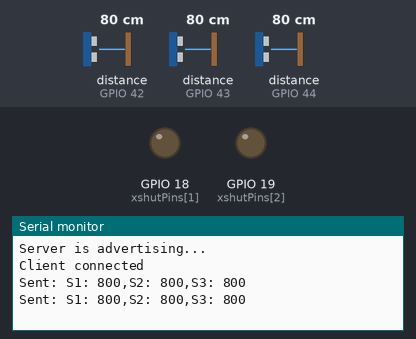
Simulated run of this sketch. Board: ESP32. Shown: output pins drawn as LEDs (lit = HIGH), the last lines printed to the serial monitor. Inputs (shaded band) come from the test bench; at power-on: distance to the obstacle (sensors on GPIO 42, GPIO 43, GPIO 44) 80 cm. Nothing arrives over Bluetooth unless stated; a phone connects over Bluetooth LE 3 s after start.

Above: at 5.2 s.
5.3 s: distance to the obstacle (sensor on GPIO 42) set to 2 cm
At 7.0 s:
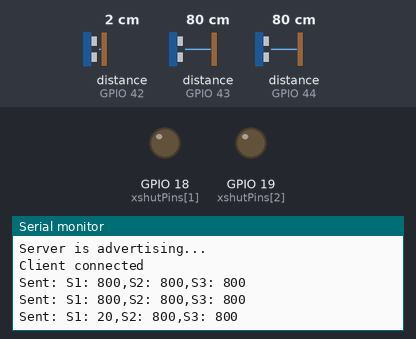
7.5 s: distance to the obstacle (sensor on GPIO 43) set to 2 cm
At 8.0 s:
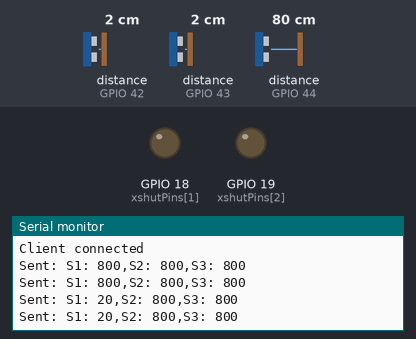
9.7 s: distance to the obstacle (sensor on GPIO 44) set to 2 cm
At 11.3 s:
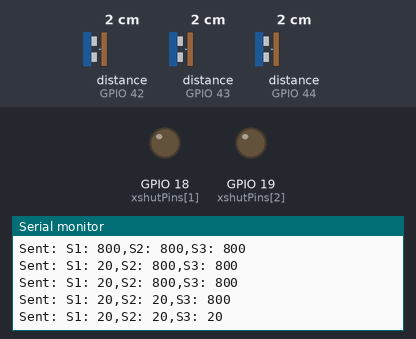
11.9 s: distance to the obstacle (sensor on GPIO 42) set to 4 cm
At 11.9 s:
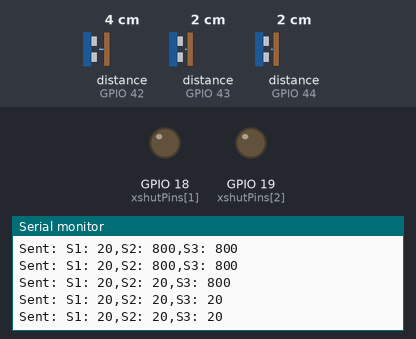
14.1 s: distance to the obstacle (sensor on GPIO 43) set to 4 cm
At 15.7 s:
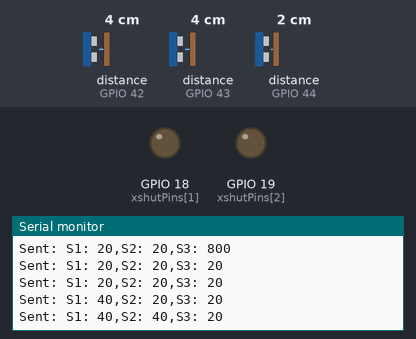
16.3 s: distance to the obstacle (sensor on GPIO 44) set to 4 cm
At 17.8 s:
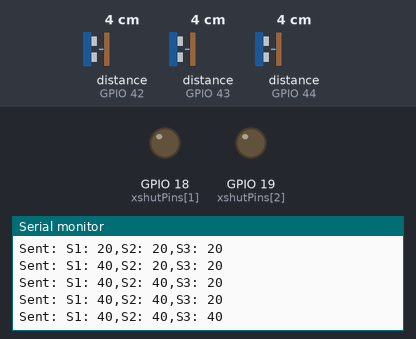
Timing chart, 0 to 19.3 s (numbered marks = the images above; inputs shaded):
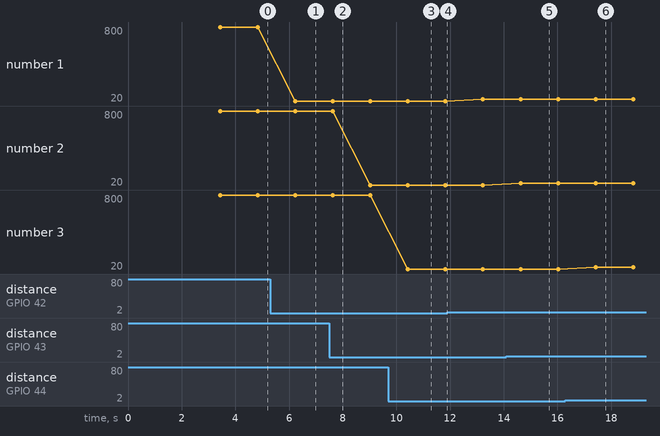

The sketch:

BLE_Server_TOF.ino
```cpp
#include <BLEDevice.h>
#include <BLEServer.h>
#include <BLEUtils.h>
#include <BLE2902.h>


//TOF SENSOR HEADERS FROM LIBRARY
#include <Wire.h>
#include <VL53L1X.h>


//TOF LASER SENSORS
// The number of sensors in your system.
const uint8_t sensorCount = 3;

// The Arduino pin connected to the XSHUT pin of each sensor.
const uint8_t xshutPins[sensorCount] = { 5, 18, 19 };

VL53L1X sensors[sensorCount];


//BLE
#define SERVICE_UUID        "12345678-1234-1234-1234-1234567890ab"
#define CHARACTERISTIC_UUID "abcdefab-1234-1234-1234-abcdefabcdef"

BLECharacteristic *pCharacteristic;
bool deviceConnected = false;

class MyServerCallbacks: public BLEServerCallbacks {
  void onConnect(BLEServer* pServer) {
    deviceConnected = true;
    Serial.println("Client connected");
  }

  void onDisconnect(BLEServer* pServer) {
    deviceConnected = false;
    Serial.println("Client disconnected");
  }
};

void setup() {
  Serial.begin(115200);

//TOF SENSOR SETUP /////////
 //Set Wires (SDA, SCL, FREQ)
  Wire.begin(21,22);
  Wire.setClock(400000); // use 400 kHz I2C

  // Disable/reset all sensors by driving their XSHUT pins low.
  for (uint8_t i = 0; i < sensorCount; i++)
  {
    pinMode(xshutPins[i], OUTPUT);
    digitalWrite(xshutPins[i], LOW);
  }

  // Enable, initialize, and start each sensor, one by one.
  for (uint8_t i = 0; i < sensorCount; i++)
  {
    // Stop driving this sensor's XSHUT low. This should allow the carrier
    // board to pull it high. (We do NOT want to drive XSHUT high since it is
    // not level shifted.) Then wait a bit for the sensor to start up.
    pinMode(xshutPins[i], INPUT);
    delay(10);

    sensors[i].setTimeout(500);
    if (!sensors[i].init())
    {
      Serial.print("Failed to detect and initialize sensor ");
      Serial.println(i);
      while (1);
    }

    // Each sensor must have its address changed to a unique value other than
    // the default of 0x29 (except for the last one, which could be left at
    // the default). To make it simple, we'll just count up from 0x2A.
    sensors[i].setAddress(0x2A + i);

    sensors[i].startContinuous(50);
  }


//TOF SENSOR SETUP END/////////////////////


//BLE SETUP START/////////////////
  BLEDevice::init("ESP32_Server");

  BLEServer *pServer = BLEDevice::createServer();
  pServer->setCallbacks(new MyServerCallbacks());

  BLEService *pService = pServer->createService(SERVICE_UUID);

  pCharacteristic = pService->createCharacteristic(
                      CHARACTERISTIC_UUID,
                      BLECharacteristic::PROPERTY_READ   |
                      BLECharacteristic::PROPERTY_WRITE  |
                      BLECharacteristic::PROPERTY_NOTIFY
                    );

  // Enable notifications
  pCharacteristic->addDescriptor(new BLE2902());

  pService->start();

  BLEAdvertising *pAdvertising = BLEDevice::getAdvertising();
  pAdvertising->addServiceUUID(SERVICE_UUID);
  pAdvertising->setScanResponse(true);
  pAdvertising->start();

  Serial.println("Server is advertising...");

//BLE SETUP END/////////////////
}


void loop() {
  if (deviceConnected) {
    String message = "";
    for (uint8_t i = 0; i < sensorCount; i++) {
      message += "S" + String(i+1) + ": " + String(sensors[i].read());
      if (i < sensorCount - 1) message += ","; // comma between sensors
      // pCharacteristic->setValue(message.c_str());
      // pCharacteristic->notify();
      // Serial.println("Sent: " + message); // Debug

      delay(100); // Short delay to avoid BLE packet congestion
    }

    pCharacteristic->setValue(message.c_str());
    pCharacteristic->notify();
    Serial.println("Sent: " + message); // Debug


  }
  delay(1000); // Next batch of sensor readings
}
```

Measured:
- after the input at 5.3 s, the serial monitor: prints a new line after 0.93 s (image 1)
- after the input at 9.7 s, the serial monitor: prints a new line after 0.73 s (image 3)
- after the input at 14.1 s, the serial monitor: prints a new line after 0.53 s (image 5)
- after the input at 16.3 s, the serial monitor: prints a new line after 1.1 s (image 6)
- plotted number 1: 800 → 20 after the input at 5.3 s, 20 → 40 after the input at 11.9 s
